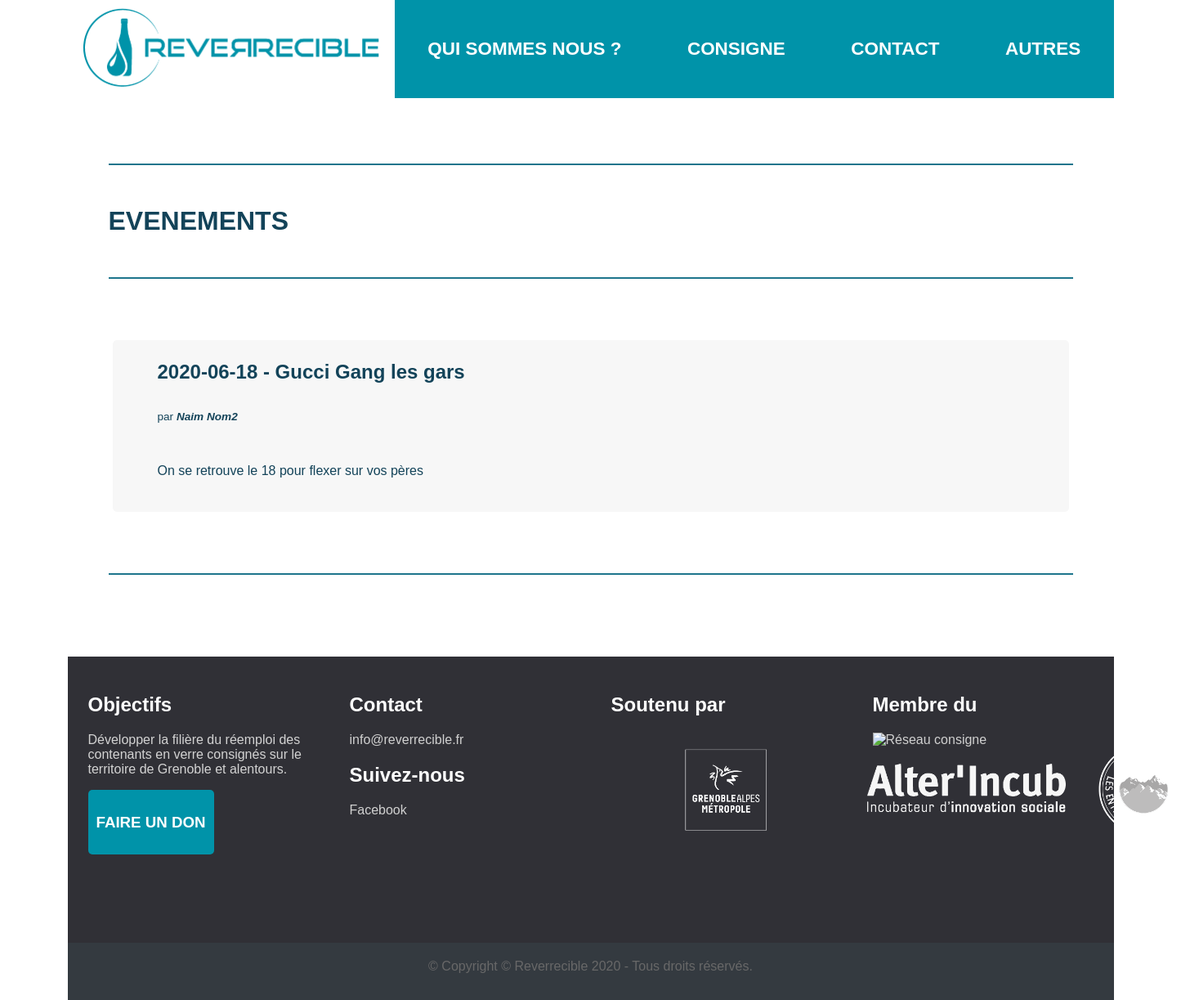
Page /Controleur/evenementsCTRL.php on the committed database.
### tables this page shows
CREATE TABLE evenement(
  nom VARCHAR(30),
  dateEv DATE,
  description TEXT,
  gerant VARCHAR(25),
  PRIMARY KEY(nom,dateEv)
);

### Controleur/evenementsCTRL.php (called while the page is built, shortened)
<?php
require_once('../Modele/DAO.class.php');
  $dao = new DAO;
  $evenements = $dao->getEvenements();
  require_once('../Vues/evenements.php');
  ?>

### Modele/DAO.class.php (called while the page is built, shortened)
<?php
  require_once('../Modele/Evenement.class.php');
  class DAO {
    private $db;
    private $database = '../Modele/data/db/reverrecible.db';
    public function __construct() {
      try {
        $this->db = new PDO("sqlite:".$this->database);
      } catch (PDOException $e) {
        die("PDO Error :".$e->getMessage()." '".$this->database."'\n");
      }
    }
    public function getEvenements(){
      $query = "SELECT * FROM evenement ORDER BY dateEv";
      $sql= $this->db->query($query);
      $evenements = $sql->fetchAll(PDO::FETCH_ASSOC);
      $listeEvenements = array();
      foreach ($evenements as $evenement) {
        array_push($listeEvenements,new Evenement($evenement));
      }
      return $listeEvenements;
    }
  }
  ?>

### Modele/Evenement.class.php (called while the page is built, shortened)
<?php
class Evenement{
    private $nom;
    private $dateEv;
    private $description;
    private $gerant;
    public function getNom() {return $this->nom;}
    public function getDate(){return $this->dateEv;}
    public function getDescription() {return $this->description;}
    public function getGerant(){return $this->gerant;}
  }
?>

### Vues/evenements.php (the view, shortened to what this page needs)
<!DOCTYPE html>
<html lang="fr" dir="ltr">
  <head>
      <link rel="stylesheet" href="../Vues/Style/main.css">
  </head>
  <body>
    <header>
      <nav>
      <ul>
        <li id="logoMenu"><a href="mainCTRL.php"><img src="../Vues/Style/Logo.png" alt="logo"></a></li>
        <li><a href="quisommesnousCTRL.php"><h3>QUI SOMMES NOUS ?</h3></a></li>
        <li><a href="consigneCTRL.php"><h3>CONSIGNE</h3></a></li>
        <li><a href="contactCTRL.php"><h3>CONTACT</h3></a></li>
        <li class="dropdown">
          <a href="javascript:void(0)" class="dropbtn"><h3>AUTRES</h3></a>
        </li>
      </ul>
    </nav>
    <div class="separateurTop"></div>
    </header>
    <h1>EVENEMENTS</h1>
    <div class="separateur"></div>
      <?php
      if(!empty($evenements)){
      foreach ($evenements as $evenement) { ?>
        <?php
          $date = $evenement->getDate();
          $nom = $evenement->getNom();
        ?>
        <article>
          <div class="sousArticle fondGris">
            <h1><?=$date?> - <?=$nom?></h1>
            <p style="margin-left: 50px; font-size:85%;">par <b><i><?=$evenement->getGerant()?></i></b></p>
            <article>
              <p>
                <?=$evenement->getDescription()?>
              </p>
            </article>
          </div>
                </article>
                <div class="separateur"></div>
              <?php } }
              else {
                echo'<article class="sousArticle"><p style="color : red">' . " aucun événement de prévu pour l'instant !</p></article>";
              }?>
            </body>
            <?php require_once('footer.php'); ?>
</html>

### Vues/Style/main.css (style rules this page uses)
body { max-width: 1280px; padding: 0px; margin: auto; font-family: Tahoma, Geneva, sans-serif; color: #134359; }
.separateurTop { margin-top: 200px; margin-bottom: 50px; margin-left: 50px; margin-right: 50px; border-bottom: 2px solid #1d758c; }
.separateur { margin: 50px; border-bottom: 2px solid #1d758c; }
h1 { margin-left: 50px; color: #134359; }
article { padding: 20px; padding-left: 50px; padding-right: 50px; display: flex; flex-direction: row; align-items: center; }
.sousArticle { display: flex; flex-direction: column; justify-content: flex-start; width: 100%; margin: 5px; padding: 5px; border-radius: 5px; }
.fondGris { background-color: #f7f7f7; padding: 5px; border-radius: 5px; }
img { width: 100%; height: 100%; }
nav { max-width: 1280px; max-height: 120px; width: 100%; position: fixed; top: 0px; }
nav ul, .profile ul { max-height: 120px; display:flex; flex-direction:row; list-style-type: none; margin: 0px; padding: 0px; background-color: #0093a9; }
nav li, .profile li { flex: auto; max-height:120px; font-size: 1.2em; display: flex; align-items: center; justify-content: center; }
a { color: white; text-align: center; text-decoration: none; display: inline-block; }
#logoMenu { background-color: white; width: 25%; }
nav img { max-width: 100%; max-height:120px; }
header img { margin-left: auto; margin-right: auto; width: 100%; }

### rows in the picture
evenement: dateEv "2020-06-18", nom "Gucci Gang les gars", gerant "Naim Nom2", description "On se retrouve le 18 pour flexer sur vos pères"
